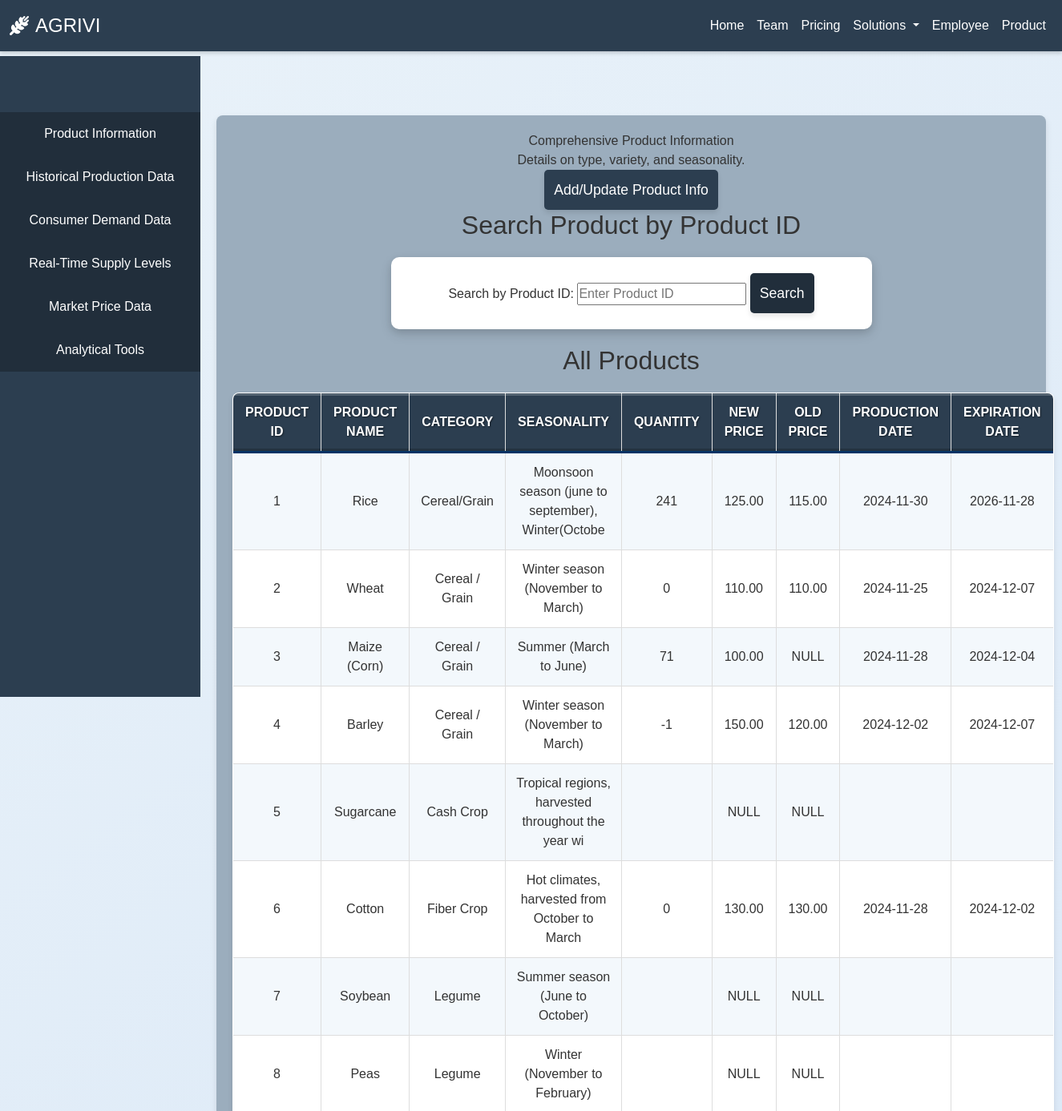
Page /admin_db/index.php (upper part) on the earlier database version.
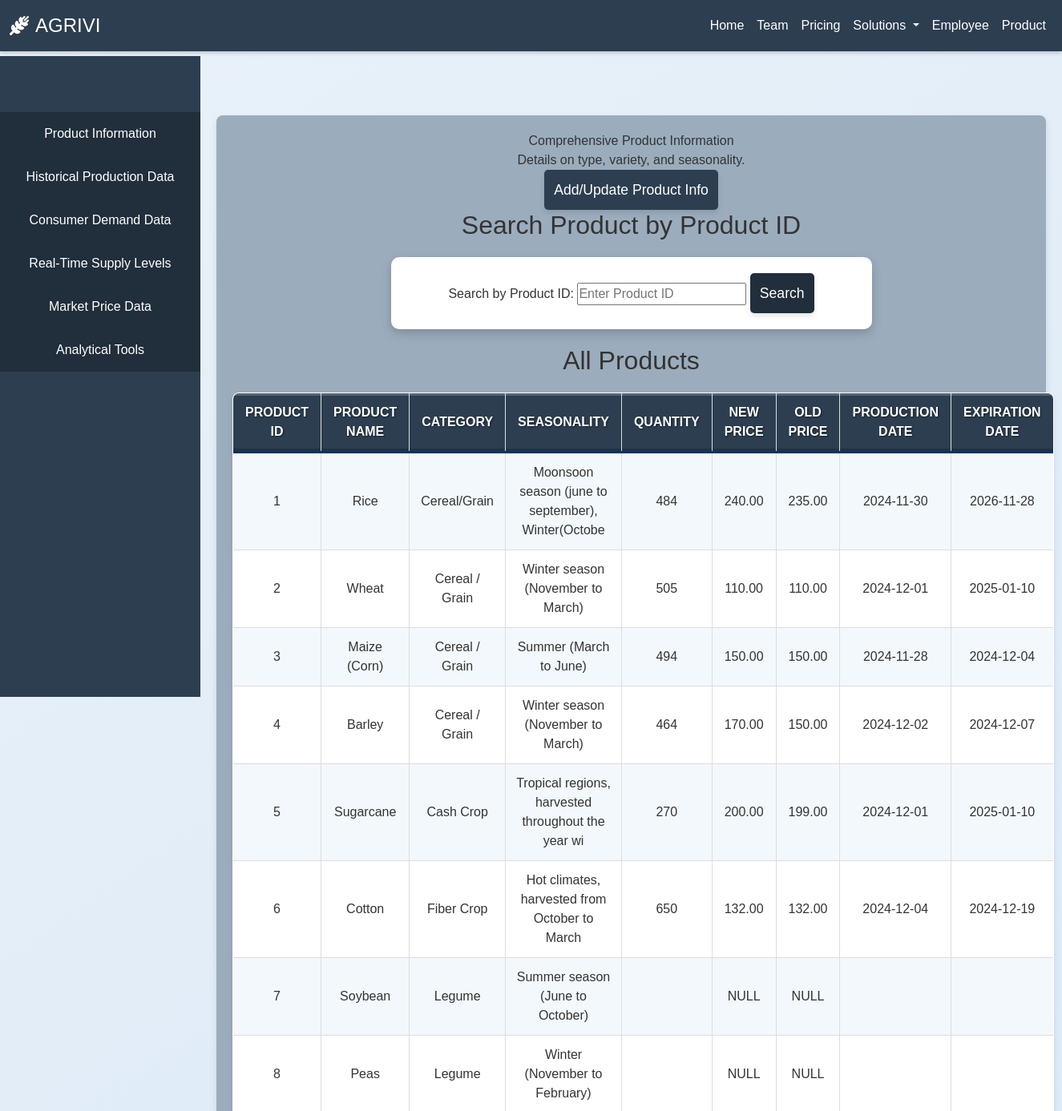
Same page on the later database version.
### tables this page shows
CREATE TABLE `product_info` (
  `id` int(11) NOT NULL,
  `product_id` int(11) NOT NULL,
  `quantity` int(11) NOT NULL,
  `new_price` decimal(10,2) DEFAULT NULL,
  `old_price` decimal(10,2) DEFAULT NULL,
  `production_cost` decimal(10,2) NOT NULL,
  `production_date` date NOT NULL,
  `expiration_date` date NOT NULL
);

CREATE TABLE `product` (
  `product_id` int(11) NOT NULL,
  `product_name` varchar(100) DEFAULT NULL,
  `category` varchar(100) DEFAULT NULL,
  `seasonality` varchar(50) DEFAULT NULL
);

### admin_db/product_table/product_info.php (the view, shortened to what this page needs)
<?php
$host = "localhost";
$username = "root";
$password = "";
$database = "agriculture_product_data";
$conn = new mysqli($host, $username, $password, $database);
$sql_all_products = "SELECT
                    pi.id,
                    p.product_id,
                    p.product_name,
                    p.category,
                    p.seasonality,
                    pi.quantity,
                    pi.new_price,
                    pi.old_price,
                    pi.production_date,
                    pi.expiration_date
                FROM
                    PRODUCT p
                LEFT JOIN
                    product_info pi ON p.product_id = pi.product_id
                ORDER BY p.product_id";
$all_products_result = $conn->query($sql_all_products);
?>
<!DOCTYPE html>
<html lang="en">
<head>
    <link rel="stylesheet" href="/admin_db/product_table/product_info_style.css">
</head>
<body>
    <a href="/admin_db/product_db/product_info.php"><button>Add/Update Product Info</button></a>
    <h2>Search Product by Product ID</h2>
    <form method="get" action="">
        <label for="search">Search by Product ID: </label>
        <input type="text" id="search" name="search" placeholder="Enter Product ID" required>
        <button type="submit">Search</button>
    </form>
    <h2>All Products</h2>
    <table>
        <tr>
            <th>Product ID</th>
            <th>Product Name</th>
            <th>Category</th>
            <th>Seasonality</th>
            <th>Quantity</th>
            <th>New Price</th>
            <th>Old Price</th>
            <th>Production Date</th>
            <th>Expiration Date</th>
        </tr>
        <?php
        if ($all_products_result->num_rows > 0) {
            while ($row = $all_products_result->fetch_assoc()) {
                echo "<tr>
                        <td>" . htmlspecialchars($row['product_id']) . "</td>
                        <td>" . htmlspecialchars($row['product_name']) . "</td>
                        <td>" . htmlspecialchars($row['category']) . "</td>
                        <td>" . htmlspecialchars($row['seasonality']) . "</td>
                        <td>" . htmlspecialchars($row['quantity']) . "</td>
                        <td>" . (is_null($row['new_price']) ? "NULL" : htmlspecialchars($row['new_price'])) . "</td>
                        <td>" . (is_null($row['old_price']) ? "NULL" : htmlspecialchars($row['old_price'])) . "</td>
                        <td>" . htmlspecialchars($row['production_date']) . "</td>
                        <td>" . htmlspecialchars($row['expiration_date']) . "</td>
                    </tr>";
            }
        } else {
            echo "<tr><td colspan='9'>No products found.</td></tr>";
        }
        ?>
    </table>
</body>
</html>

### admin_db/index.php (shortened to what this page needs)
<!DOCTYPE html>
<html lang="en">
<head>
    <link href="https://cdn.jsdelivr.net/npm/bootstrap@5.3.0-alpha1/dist/css/bootstrap.min.css" rel="stylesheet">
    <link rel="stylesheet" href="style.css">
</head>
<body>
    <div class="sidebar">
        <ul>
            <li onclick="showBlock('product-info')">Product Information</li>
            <li onclick="showBlock('historical-production')">Historical Production Data</li>
            <li onclick="showBlock('consumer-demand')">Consumer Demand Data</li>
            <li onclick="showBlock('real-time-supply')">Real-Time Supply Levels</li>
            <li onclick="showBlock('market-price')">Market Price Data</li>
            <li onclick="showBlock('analytical-tools')">Analytical Tools</li>
        </ul>
    </div>
    <div class="content">
        <div id="product-info" class="block">
            <div class="block-header">Comprehensive Product Information</div>
            <div class="block-content">Details on type, variety, and seasonality.</div>
            <div class="block-content">
                <?php include('../admin_db/product_table/product_info.php'); ?>
            </div>
        </div>
    </div>
</body>
</html>

### admin_db/style.css (style rules this page uses)
* { margin: 0; padding: 0; box-sizing: border-box; font-family: 'Arial', sans-serif; }
body { background: linear-gradient(145deg, #e9f2f9, #cfe0f5); color: #333; line-height: 1.6; }
.sidebar { background-color: #2c3e50; color: white; padding-top: 70px; height: 100vh; width: 250px; position: fixed; top: 70px; left: 0; transition: left 0.3s ease; }
.sidebar ul { list-style-type: none; padding: 0; }
.sidebar ul li { padding: 15px; cursor: pointer; background-color: #212e3b; }
.content { margin-left: 250px; padding: 20px; width: calc(100% - 250px); transition: margin-left 0.3s ease; margin-top: 60px; }
.block { background-color: #9badbd; display: none; margin-bottom: 20px; padding: 20px; border-radius: 8px; box-shadow: 0 4px 8px rgba(0, 0, 0, 0.1); }
.block.active { display: block; }
@media (min-width: 769px) { .sidebar { left: 0; } }
@media (min-width: 769px) { .content { margin-left: 250px; } }
form button { background-color: #212e3b; color: #fff; border: none; cursor: pointer; font-size: 1.1em; border-radius: 5px; padding: 12px; box-shadow: 0 4px 6px rgba(0, 0, 0, 0.1); transition: background-color 0.3s, box-shadow 0.3s ease; }

### admin_db/navbar/nav.css (style rules this page uses)
.navbar { background-color: #2c3e50; box-shadow: 0 2px 5px rgba(0, 0, 0, 0.2); }
.navbar .navbar-brand { font-size: 1.5rem; color: white; }
.navbar-nav .nav-item .nav-link { color: white !important; padding: 0.75rem 1rem; font-weight: 500; }

### admin_db/product_table/product_info_style.css (style rules this page uses)
body { font-family: Arial, sans-serif; background-color: #f4f4f9; color: #333; margin: auto; padding: 0; text-align: center; }
form { background-color: #fff; padding: 20px; margin: 20px auto; max-width: 600px; border-radius: 10px; box-shadow: 0 4px 8px rgba(0, 0, 0, 0.1), 0 6px 16px rgba(0, 0, 0, 0.1); transition: box-shadow 0.3s ease; }
table { width: 90%; margin: 20px auto; border-collapse: collapse; overflow: hidden; border-radius: 8px; box-shadow: 0 4px 6px rgba(0, 0, 0, 0.1); background-color: #fff; }
table th, table td { padding: 12px; text-align: center; border: 1px solid #ddd; font-size: 1rem; }
table th { background-color: #2c3e50; color: #fff; font-weight: bold; text-transform: uppercase; padding: 12px 15px; border-bottom: 3px solid #003366; box-shadow: inset 0 -3px 0 rgba(0, 0, 0, 0.2), inset 0 3px 0 rgba(255, 255, 255, 0.2); text-shadow: 1px 1px 2px rgba(0, 0, 0, 0.5); transition: all 0.3s ease; }
table tr:nth-child(even) { background-color: #f3f8fc; }
button { background-color: #2c3e50; color: #fff; border: none; cursor: pointer; font-size: 1.1em; border-radius: 5px; padding: 12px; box-shadow: 0 4px 6px rgba(0, 0, 0, 0.1); transition: background-color 0.3s, box-shadow 0.3s ease; }
a { color: #6c63ff; text-decoration: none; font-weight: bold; transition: color 0.3s ease; }

### admin_db/product_table/product_info.php (style rules this page uses)
form { text-align: center; margin-bottom: 20px; }
table { width: 100%; border-collapse: collapse; }
table, th, td { border: 1px solid #ddd; }
th, td { padding: 8px; text-align: left; }
th { background-color: #f2f2f2; }

Differences in the rows shown:
removed product_info: product.product_id "2", product.product_name "Wheat", product.category "Cereal / Grain", product.seasonality "Winter season (November to March)", quantity "0", new_price "110.00", old_price "110.00", production_date "2024-11-25", expiration_date "2024-12-07"
no longer on this page (row unchanged): product: product_id "5", product_name "Sugarcane", category "Cash Crop", seasonality "Tropical regions, harvested throughout the year wi", shows "NULL"
removed product_info: product.product_id "6", product.product_name "Cotton", product.category "Fiber Crop", product.seasonality "Hot climates, harvested from October to March", quantity "0", new_price "130.00", old_price "130.00", production_date "2024-11-28", expiration_date "2024-12-02"
changed product_info "Rice": quantity "241" → "484"; new_price "125.00" → "240.00"; old_price "115.00" → "235.00"
added product_info: product.product_id "2", product.product_name "Wheat", product.category "Cereal / Grain", product.seasonality "Winter season (November to March)", quantity "505", new_price "110.00", old_price "110.00", production_date "2024-12-01", expiration_date "2025-01-10"
changed product_info "Maize (Corn)": quantity "71" → "494"; new_price "100.00" → "150.00"; old_price (not shown) → "150.00"; no longer shows "NULL"
changed product_info "Barley": quantity "-1" → "464"; new_price "150.00" → "170.00"; old_price "120.00" → "150.00"
added product_info: product.product_id "5", product.product_name "Sugarcane", product.category "Cash Crop", product.seasonality "Tropical regions, harvested throughout the year wi", quantity "270", new_price "200.00", old_price "199.00", production_date "2024-12-01", expiration_date "2025-01-10"
added product_info: product.product_id "6", product.product_name "Cotton", product.category "Fiber Crop", product.seasonality "Hot climates, harvested from October to March", quantity "650", new_price "132.00", old_price "132.00", production_date "2024-12-04", expiration_date "2024-12-19"
